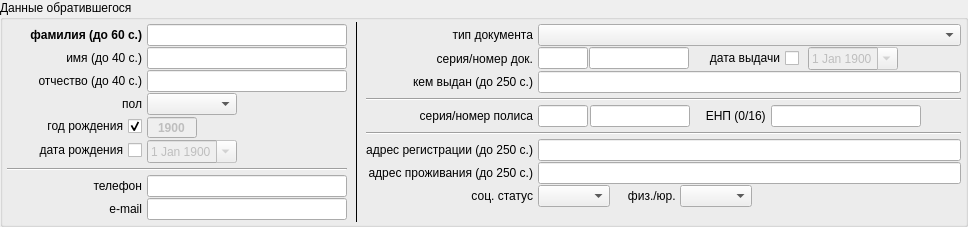
        <widget class="QGroupBox" name="horizontalGroupBox">
         <property name="title">
          <string>Данные обратившегося</string>
         </property>
         <property name="flat">
          <bool>true</bool>
         </property>
         <layout class="QHBoxLayout" name="horizontalLayout_2" stretch="0,0,1">
          <property name="leftMargin">
           <number>2</number>
          </property>
          <property name="topMargin">
           <number>2</number>
          </property>
          <property name="rightMargin">
           <number>2</number>
          </property>
          <property name="bottomMargin">
           <number>2</number>
          </property>
          <item>
           <layout class="QFormLayout" name="formLayout_2">
            <property name="fieldGrowthPolicy">
             <enum>QFormLayout::AllNonFixedFieldsGrow</enum>
            </property>
            <property name="labelAlignment">
             <set>Qt::AlignRight|Qt::AlignTrailing|Qt::AlignVCenter</set>
            </property>
            <property name="horizontalSpacing">
             <number>5</number>
            </property>
            <property name="verticalSpacing">
             <number>1</number>
            </property>
            <property name="leftMargin">
             <number>2</number>
            </property>
            <property name="topMargin">
             <number>2</number>
            </property>
            <property name="rightMargin">
             <number>2</number>
            </property>
            <property name="bottomMargin">
             <number>2</number>
            </property>
            <item row="0" column="0">
             <widget class="QLabel" name="lab_fam">
              <property name="minimumSize">
               <size>
                <width>135</width>
                <height>0</height>
               </size>
              </property>
              <property name="font">
               <font>
                <weight>75</weight>
                <bold>true</bold>
               </font>
              </property>
              <property name="text">
               <string>фамилия (до 60 с.)</string>
              </property>
              <property name="alignment">
               <set>Qt::AlignRight|Qt::AlignTrailing|Qt::AlignVCenter</set>
              </property>
             </widget>
            </item>
            <item row="0" column="1">
             <widget class="QLineEdit" name="line_fam">
              <property name="minimumSize">
               <size>
                <width>200</width>
                <height>0</height>
               </size>
              </property>
              <property name="maximumSize">
               <size>
                <width>200</width>
                <height>16777215</height>
               </size>
              </property>
              <property name="font">
               <font>
                <weight>50</weight>
                <bold>false</bold>
               </font>
              </property>
             </widget>
            </item>
            <item row="1" column="0">
             <widget class="QLabel" name="lab_im">
              <property name="minimumSize">
               <size>
                <width>135</width>
                <height>0</height>
               </size>
              </property>
              <property name="font">
               <font>
                <weight>50</weight>
                <bold>false</bold>
               </font>
              </property>
              <property name="text">
               <string>имя (до 40 с.)</string>
              </property>
              <property name="alignment">
               <set>Qt::AlignRight|Qt::AlignTrailing|Qt::AlignVCenter</set>
              </property>
             </widget>
            </item>
            <item row="1" column="1">
             <widget class="QLineEdit" name="line_im">
              <property name="minimumSize">
               <size>
                <width>200</width>
                <height>0</height>
               </size>
              </property>
              <property name="maximumSize">
               <size>
                <width>200</width>
                <height>16777215</height>
               </size>
              </property>
              <property name="font">
               <font>
                <weight>50</weight>
                <bold>false</bold>
               </font>
              </property>
             </widget>
            </item>
            <item row="2" column="0">
             <widget class="QLabel" name="lab_ot">
              <property name="minimumSize">
               <size>
                <width>135</width>
                <height>0</height>
               </size>
              </property>
              <property name="font">
               <font>
                <weight>50</weight>
                <bold>false</bold>
               </font>
              </property>
              <property name="text">
               <string>отчество (до 40 с.)</string>
              </property>
              <property name="alignment">
               <set>Qt::AlignRight|Qt::AlignTrailing|Qt::AlignVCenter</set>
              </property>
             </widget>
            </item>
            <item row="2" column="1">
             <widget class="QLineEdit" name="line_ot">
              <property name="minimumSize">
               <size>
                <width>200</width>
                <height>0</height>
               </size>
              </property>
              <property name="maximumSize">
               <size>
                <width>200</width>
                <height>16777215</height>
               </size>
              </property>
              <property name="font">
               <font>
                <weight>50</weight>
                <bold>false</bold>
               </font>
              </property>
             </widget>
            </item>
            <item row="3" column="0">
             <widget class="QLabel" name="label_12">
              <property name="minimumSize">
               <size>
                <width>135</width>
                <height>0</height>
               </size>
              </property>
              <property name="font">
               <font>
                <weight>50</weight>
                <bold>false</bold>
               </font>
              </property>
              <property name="text">
               <string>пол</string>
              </property>
              <property name="alignment">
               <set>Qt::AlignRight|Qt::AlignTrailing|Qt::AlignVCenter</set>
              </property>
             </widget>
            </item>
            <item row="3" column="1">
             <widget class="QComboBox" name="combo_sex">
              <property name="maximumSize">
               <size>
                <width>90</width>
                <height>16777215</height>
               </size>
              </property>
              <property name="font">
               <font>
                <weight>50</weight>
                <bold>false</bold>
               </font>
              </property>
             </widget>
            </item>
            <item row="4" column="1">
             <widget class="QSpinBox" name="spin_year_birth">
              <property name="enabled">
               <bool>false</bool>
              </property>
              <property name="maximumSize">
               <size>
                <width>50</width>
                <height>16777215</height>
               </size>
              </property>
              <property name="font">
               <font>
                <weight>75</weight>
                <bold>true</bold>
               </font>
              </property>
              <property name="alignment">
               <set>Qt::AlignCenter</set>
              </property>
              <property name="buttonSymbols">
               <enum>QAbstractSpinBox::NoButtons</enum>
              </property>
              <property name="minimum">
               <number>1900</number>
              </property>
              <property name="maximum">
               <number>3000</number>
              </property>
              <property name="value">
               <number>1900</number>
              </property>
             </widget>
            </item>
            <item row="5" column="0">
             <widget class="QCheckBox" name="ch_date_birth">
              <property name="minimumSize">
               <size>
                <width>135</width>
                <height>0</height>
               </size>
              </property>
              <property name="font">
               <font>
                <weight>50</weight>
                <bold>false</bold>
               </font>
              </property>
              <property name="layoutDirection">
               <enum>Qt::RightToLeft</enum>
              </property>
              <property name="text">
               <string>дата рождения</string>
              </property>
             </widget>
            </item>
            <item row="5" column="1">
             <widget class="QDateEdit" name="date_birth">
              <property name="enabled">
               <bool>false</bool>
              </property>
              <property name="minimumSize">
               <size>
                <width>90</width>
                <height>0</height>
               </size>
              </property>
              <property name="maximumSize">
               <size>
                <width>90</width>
                <height>16777215</height>
               </size>
              </property>
              <property name="font">
               <font>
                <weight>50</weight>
                <bold>false</bold>
               </font>
              </property>
              <property name="dateTime">
               <datetime>
                <hour>0</hour>
                <minute>0</minute>
                <second>0</second>
                <year>1900</year>
                <month>1</month>
                <day>1</day>
               </datetime>
              </property>
              <property name="minimumDateTime">
               <datetime>
                <hour>0</hour>
                <minute>0</minute>
                <second>0</second>
                <year>1900</year>
                <month>1</month>
                <day>1</day>
               </datetime>
              </property>
              <property name="calendarPopup">
               <bool>true</bool>
              </property>
             </widget>
            </item>
            <item row="7" column="0">
             <widget class="QLabel" name="label_19">
              <property name="minimumSize">
               <size>
                <width>135</width>
                <height>0</height>
               </size>
              </property>
              <property name="font">
               <font>
                <weight>50</weight>
                <bold>false</bold>
               </font>
              </property>
              <property name="text">
               <string>телефон</string>
              </property>
              <property name="alignment">
               <set>Qt::AlignRight|Qt::AlignTrailing|Qt::AlignVCenter</set>
              </property>
             </widget>
            </item>
            <item row="7" column="1">
             <widget class="QLineEdit" name="line_phone">
              <property name="minimumSize">
               <size>
                <width>200</width>
                <height>0</height>
               </size>
              </property>
              <property name="maximumSize">
               <size>
                <width>200</width>
                <height>16777215</height>
               </size>
              </property>
              <property name="font">
               <font>
                <weight>50</weight>
                <bold>false</bold>
               </font>
              </property>
             </widget>
            </item>
            <item row="8" column="0">
             <widget class="QLabel" name="label_20">
              <property name="minimumSize">
               <size>
                <width>135</width>
                <height>0</height>
               </size>
              </property>
              <property name="font">
               <font>
                <weight>50</weight>
                <bold>false</bold>
               </font>
              </property>
              <property name="text">
               <string> e-mail</string>
              </property>
              <property name="alignment">
               <set>Qt::AlignRight|Qt::AlignTrailing|Qt::AlignVCenter</set>
              </property>
             </widget>
            </item>
            <item row="8" column="1">
             <widget class="QLineEdit" name="line_email">
              <property name="minimumSize">
               <size>
                <width>200</width>
                <height>0</height>
               </size>
              </property>
              <property name="maximumSize">
               <size>
                <width>200</width>
                <height>16777215</height>
               </size>
              </property>
              <property name="font">
               <font>
                <weight>50</weight>
                <bold>false</bold>
               </font>
              </property>
             </widget>
            </item>
            <item row="6" column="0" colspan="2">
             <widget class="Line" name="line_9">
              <property name="minimumSize">
               <size>
                <width>0</width>
                <height>10</height>
               </size>
              </property>
              <property name="orientation">
               <enum>Qt::Horizontal</enum>
              </property>
             </widget>
            </item>
            <item row="4" column="0">
             <widget class="QCheckBox" name="ch_year_birth">
              <property name="minimumSize">
               <size>
                <width>135</width>
                <height>0</height>
               </size>
              </property>
              <property name="font">
               <font>
                <weight>50</weight>
                <bold>false</bold>
               </font>
              </property>
              <property name="layoutDirection">
               <enum>Qt::RightToLeft</enum>
              </property>
              <property name="text">
               <string>год рождения</string>
              </property>
              <property name="checkable">
               <bool>true</bool>
              </property>
              <property name="checked">
               <bool>true</bool>
              </property>
             </widget>
            </item>
           </layout>
          </item>
          <item>
           <widget class="Line" name="line_2">
            <property name="frameShadow">
             <enum>QFrame::Plain</enum>
            </property>
            <property name="orientation">
             <enum>Qt::Vertical</enum>
            </property>
           </widget>
          </item>
          <item>
           <layout class="QFormLayout" name="formLayout">
            <property name="fieldGrowthPolicy">
             <enum>QFormLayout::AllNonFixedFieldsGrow</enum>
            </property>
            <property name="labelAlignment">
             <set>Qt::AlignRight|Qt::AlignTrailing|Qt::AlignVCenter</set>
            </property>
            <property name="horizontalSpacing">
             <number>5</number>
            </property>
            <property name="verticalSpacing">
             <number>1</number>
            </property>
            <property name="leftMargin">
             <number>2</number>
            </property>
            <property name="topMargin">
             <number>2</number>
            </property>
            <property name="rightMargin">
             <number>2</number>
            </property>
            <property name="bottomMargin">
             <number>2</number>
            </property>
            <item row="1" column="0">
             <widget class="QLabel" name="label_14">
              <property name="minimumSize">
               <size>
                <width>125</width>
                <height>0</height>
               </size>
              </property>
              <property name="font">
               <font>
                <weight>50</weight>
                <bold>false</bold>
               </font>
              </property>
              <property name="text">
               <string>серия/номер док.</string>
              </property>
              <property name="alignment">
               <set>Qt::AlignRight|Qt::AlignTrailing|Qt::AlignVCenter</set>
              </property>
             </widget>
            </item>
            <item row="1" column="1">
             <layout class="QHBoxLayout" name="horizontalLayout_9">
              <property name="spacing">
               <number>1</number>
              </property>
              <item>
               <widget class="QLineEdit" name="line_doc_ser">
                <property name="minimumSize">
                 <size>
                  <width>50</width>
                  <height>0</height>
                 </size>
                </property>
                <property name="maximumSize">
                 <size>
                  <width>50</width>
                  <height>16777215</height>
                 </size>
                </property>
                <property name="font">
                 <font>
                  <weight>50</weight>
                  <bold>false</bold>
                 </font>
                </property>
               </widget>
              </item>
              <item>
               <widget class="QLineEdit" name="line_doc_sernum">
                <property name="minimumSize">
                 <size>
                  <width>100</width>
                  <height>0</height>
                 </size>
                </property>
                <property name="maximumSize">
                 <size>
                  <width>100</width>
                  <height>16777215</height>
                 </size>
                </property>
                <property name="font">
                 <font>
                  <weight>50</weight>
                  <bold>false</bold>
                 </font>
                </property>
               </widget>
              </item>
              <item>
               <widget class="QCheckBox" name="ch_date_doc">
                <property name="font">
                 <font>
                  <weight>50</weight>
                  <bold>false</bold>
                 </font>
                </property>
                <property name="layoutDirection">
                 <enum>Qt::RightToLeft</enum>
                </property>
                <property name="text">
                 <string>    дата выдачи</string>
                </property>
               </widget>
              </item>
              <item>
               <widget class="QLabel" name="label_24">
                <property name="font">
                 <font>
                  <weight>50</weight>
                  <bold>false</bold>
                 </font>
                </property>
                <property name="text">
                 <string/>
                </property>
                <property name="alignment">
                 <set>Qt::AlignRight|Qt::AlignTrailing|Qt::AlignVCenter</set>
                </property>
               </widget>
              </item>
              <item>
               <widget class="QDateEdit" name="date_doc">
                <property name="enabled">
                 <bool>false</bool>
                </property>
                <property name="minimumSize">
                 <size>
                  <width>90</width>
                  <height>0</height>
                 </size>
                </property>
                <property name="maximumSize">
                 <size>
                  <width>90</width>
                  <height>16777215</height>
                 </size>
                </property>
                <property name="font">
                 <font>
                  <weight>50</weight>
                  <bold>false</bold>
                 </font>
                </property>
                <property name="dateTime">
                 <datetime>
                  <hour>0</hour>
                  <minute>0</minute>
                  <second>0</second>
                  <year>1900</year>
                  <month>1</month>
                  <day>1</day>
                 </datetime>
                </property>
                <property name="minimumDateTime">
                 <datetime>
                  <hour>0</hour>
                  <minute>0</minute>
                  <second>0</second>
                  <year>1900</year>
                  <month>1</month>
                  <day>1</day>
                 </datetime>
                </property>
                <property name="calendarPopup">
                 <bool>true</bool>
                </property>
               </widget>
              </item>
              <item>
               <spacer name="horizontalSpacer_12">
                <property name="orientation">
                 <enum>Qt::Horizontal</enum>
                </property>
                <property name="sizeHint" stdset="0">
                 <size>
                  <width>40</width>
                  <height>20</height>
                 </size>
                </property>
               </spacer>
              </item>
             </layout>
            </item>
            <item row="2" column="0">
             <widget class="QLabel" name="lab_doc_org">
              <property name="minimumSize">
               <size>
                <width>70</width>
                <height>0</height>
               </size>
              </property>
              <property name="font">
               <font>
                <weight>50</weight>
                <bold>false</bold>
               </font>
              </property>
              <property name="text">
               <string>  кем выдан (до 250 с.)</string>
              </property>
              <property name="alignment">
               <set>Qt::AlignRight|Qt::AlignTrailing|Qt::AlignVCenter</set>
              </property>
             </widget>
            </item>
            <item row="3" column="0" colspan="2">
             <widget class="Line" name="line_7">
              <property name="minimumSize">
               <size>
                <width>0</width>
                <height>10</height>
               </size>
              </property>
              <property name="orientation">
               <enum>Qt::Horizontal</enum>
              </property>
             </widget>
            </item>
            <item row="4" column="0">
             <widget class="QLabel" name="label_15">
              <property name="minimumSize">
               <size>
                <width>125</width>
                <height>0</height>
               </size>
              </property>
              <property name="font">
               <font>
                <weight>50</weight>
                <bold>false</bold>
               </font>
              </property>
              <property name="text">
               <string>серия/номер полиса</string>
              </property>
              <property name="alignment">
               <set>Qt::AlignRight|Qt::AlignTrailing|Qt::AlignVCenter</set>
              </property>
             </widget>
            </item>
            <item row="4" column="1">
             <layout class="QHBoxLayout" name="horizontalLayout_8" stretch="0,0,0,0,1">
              <property name="spacing">
               <number>2</number>
              </property>
              <item>
               <widget class="QLineEdit" name="line_pol_ser">
                <property name="minimumSize">
                 <size>
                  <width>50</width>
                  <height>0</height>
                 </size>
                </property>
                <property name="maximumSize">
                 <size>
                  <width>50</width>
                  <height>16777215</height>
                 </size>
                </property>
                <property name="font">
                 <font>
                  <weight>50</weight>
                  <bold>false</bold>
                 </font>
                </property>
               </widget>
              </item>
              <item>
               <widget class="QLineEdit" name="line_pol_sernum">
                <property name="minimumSize">
                 <size>
                  <width>100</width>
                  <height>0</height>
                 </size>
                </property>
                <property name="maximumSize">
                 <size>
                  <width>100</width>
                  <height>16777215</height>
                 </size>
                </property>
                <property name="font">
                 <font>
                  <weight>50</weight>
                  <bold>false</bold>
                 </font>
                </property>
               </widget>
              </item>
              <item>
               <widget class="QLabel" name="lab_enp">
                <property name="font">
                 <font>
                  <weight>50</weight>
                  <bold>false</bold>
                 </font>
                </property>
                <property name="text">
                 <string>    ЕНП (0/16) </string>
                </property>
                <property name="alignment">
                 <set>Qt::AlignRight|Qt::AlignTrailing|Qt::AlignVCenter</set>
                </property>
               </widget>
              </item>
              <item>
               <widget class="QLineEdit" name="line_pol_enp">
                <property name="minimumSize">
                 <size>
                  <width>150</width>
                  <height>0</height>
                 </size>
                </property>
                <property name="maximumSize">
                 <size>
                  <width>120</width>
                  <height>16777215</height>
                 </size>
                </property>
                <property name="font">
                 <font>
                  <weight>50</weight>
                  <bold>false</bold>
                 </font>
                </property>
               </widget>
              </item>
              <item>
               <spacer name="horizontalSpacer_7">
                <property name="orientation">
                 <enum>Qt::Horizontal</enum>
                </property>
                <property name="sizeHint" stdset="0">
                 <size>
                  <width>40</width>
                  <height>20</height>
                 </size>
                </property>
               </spacer>
              </item>
             </layout>
            </item>
            <item row="5" column="0" colspan="2">
             <widget class="Line" name="line_8">
              <property name="minimumSize">
               <size>
                <width>0</width>
                <height>10</height>
               </size>
              </property>
              <property name="orientation">
               <enum>Qt::Horizontal</enum>
              </property>
             </widget>
            </item>
            <item row="6" column="0">
             <widget class="QLabel" name="lab_address_reg">
              <property name="minimumSize">
               <size>
                <width>125</width>
                <height>0</height>
               </size>
              </property>
              <property name="font">
               <font>
                <weight>50</weight>
                <bold>false</bold>
               </font>
              </property>
              <property name="text">
               <string>адрес регистрации (до 250 с.)</string>
              </property>
              <property name="alignment">
               <set>Qt::AlignRight|Qt::AlignTrailing|Qt::AlignVCenter</set>
              </property>
             </widget>
            </item>
            <item row="6" column="1">
             <widget class="QLineEdit" name="line_address_reg">
              <property name="font">
               <font>
                <weight>50</weight>
                <bold>false</bold>
               </font>
              </property>
              <property name="text">
               <string/>
              </property>
             </widget>
            </item>
            <item row="7" column="0">
             <widget class="QLabel" name="lab_address_liv">
              <property name="minimumSize">
               <size>
                <width>125</width>
                <height>0</height>
               </size>
              </property>
              <property name="font">
               <font>
                <weight>50</weight>
                <bold>false</bold>
               </font>
              </property>
              <property name="text">
               <string>адрес проживания (до 250 с.)</string>
              </property>
              <property name="alignment">
               <set>Qt::AlignRight|Qt::AlignTrailing|Qt::AlignVCenter</set>
              </property>
             </widget>
            </item>
            <item row="7" column="1">
             <widget class="QLineEdit" name="line_address_liv">
              <property name="font">
               <font>
                <weight>50</weight>
                <bold>false</bold>
               </font>
              </property>
             </widget>
            </item>
            <item row="8" column="0">
             <widget class="QLabel" name="label_21">
              <property name="minimumSize">
               <size>
                <width>125</width>
                <height>0</height>
               </size>
              </property>
              <property name="font">
               <font>
                <weight>50</weight>
                <bold>false</bold>
               </font>
              </property>
              <property name="text">
               <string>соц. статус</string>
              </property>
              <property name="alignment">
               <set>Qt::AlignRight|Qt::AlignTrailing|Qt::AlignVCenter</set>
              </property>
             </widget>
            </item>
            <item row="8" column="1">
             <layout class="QHBoxLayout" name="horizontalLayout_7" stretch="0,0,0,1">
              <property name="spacing">
               <number>1</number>
              </property>
              <item>
               <widget class="QComboBox" name="combo_soc_status">
                <property name="font">
                 <font>
                  <weight>50</weight>
                  <bold>false</bold>
                 </font>
                </property>
               </widget>
              </item>
              <item>
               <widget class="QLabel" name="label_22">
                <property name="font">
                 <font>
                  <weight>50</weight>
                  <bold>false</bold>
                 </font>
                </property>
                <property name="text">
                 <string>     физ./юр. </string>
                </property>
                <property name="alignment">
                 <set>Qt::AlignRight|Qt::AlignTrailing|Qt::AlignVCenter</set>
                </property>
               </widget>
              </item>
              <item>
               <widget class="QComboBox" name="combo_talker_form">
                <property name="font">
                 <font>
                  <weight>50</weight>
                  <bold>false</bold>
                 </font>
                </property>
               </widget>
              </item>
              <item>
               <spacer name="horizontalSpacer_6">
                <property name="orientation">
                 <enum>Qt::Horizontal</enum>
                </property>
                <property name="sizeHint" stdset="0">
                 <size>
                  <width>40</width>
                  <height>20</height>
                 </size>
                </property>
               </spacer>
              </item>
             </layout>
            </item>
            <item row="2" column="1">
             <widget class="QLineEdit" name="line_doc_org">
              <property name="font">
               <font>
                <weight>50</weight>
                <bold>false</bold>
               </font>
              </property>
             </widget>
            </item>
            <item row="0" column="0">
             <widget class="QLabel" name="label_44">
              <property name="minimumSize">
               <size>
                <width>125</width>
                <height>0</height>
               </size>
              </property>
              <property name="font">
               <font>
                <weight>50</weight>
                <bold>false</bold>
               </font>
              </property>
              <property name="text">
               <string>тип документа</string>
              </property>
              <property name="alignment">
               <set>Qt::AlignRight|Qt::AlignTrailing|Qt::AlignVCenter</set>
              </property>
             </widget>
            </item>
            <item row="0" column="1">
             <widget class="QComboBox" name="combo_doc_type">
              <property name="font">
               <font>
                <weight>50</weight>
                <bold>false</bold>
               </font>
              </property>
              <property name="maxVisibleItems">
               <number>50</number>
              </property>
             </widget>
            </item>
           </layout>
          </item>
         </layout>
        </widget>
